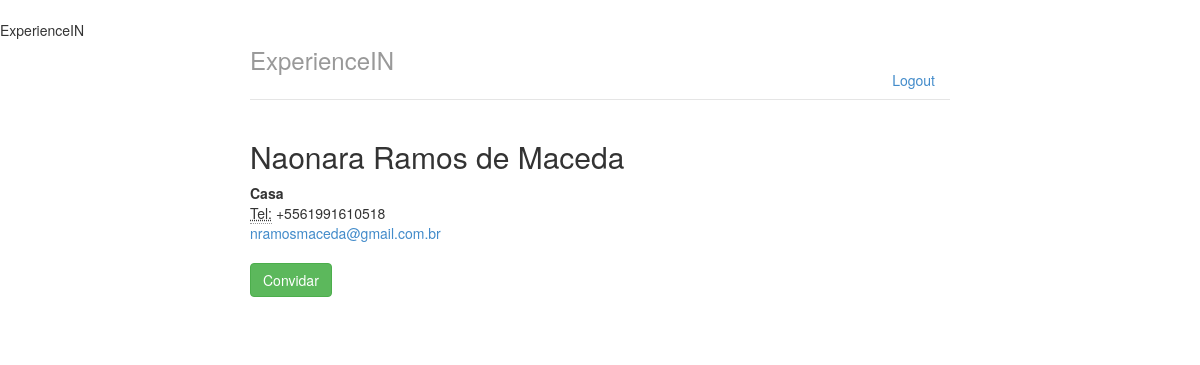
The app's page /perfis/2 (signed in) with its own data.
### perfis/models.py (models this page shows, shortened)
class Perfil(models.Model):
	nome = models.CharField(max_length=255, null = False)
	telefone = models.CharField(max_length=15, null = False)
	nome_empresa = models.CharField(max_length=255, null = False)
	contatos = models.ManyToManyField('self')
	usuario = models.OneToOneField(User, on_delete=models.CASCADE, related_name='perfil')
	@property
	def email(self):
	    return self.usuario.email

### perfis/views.py (the view)
# urls.py: path('perfis/<int:perfil_id>', views.exibir, name='exibir'),
@login_required
def exibir(request, perfil_id):
	perfil = Perfil.objects.get(id=perfil_id)
	perfil_logado = get_perfil_logado(request)
	ja_e_contato  = perfil in perfil_logado.contatos.all()
	return render(request, 'perfil.html', {'perfil':perfil, 'ja_e_contato':ja_e_contato})

### perfis/views.py (called while the page is built)
@login_required
def get_perfil_logado(request):
	return request.user.perfil

### perfis/templates/perfil.html
{% extends "base.html" %}
{% block body %}
<div class="row">
    <div class="col-lg-12">
        <h2 style="margin-top:0">{{perfil.nome}}</h2>
	<address>
	   <strong>{{perfil.nome_empresa}}</strong><br>
	    <abbr title="Telefone">Tel:</abbr> {{perfil.telefone}}<br>
	    <a href="mailto:{{perfil.email}}">{{perfil.email}}</a>
	</address>
    {% if ja_e_contato %}
        <div class="well well-sm">Vocês já estão conectados!</div>
    {% else %}
        <a href="{% url 'convidar' perfil.id %}" class="btn btn-success" role="button">Convidar</a>
    {% endif %}
    </div>
</div>
{% endblock %}

### perfis/static/static/styles/main.css (style rules this page uses)
body { padding-top: 20px; padding-bottom: 20px; }

### records on screen
Perfil: nome "Naonara Ramos de Maceda", nome_empresa "Casa", telefone "+5561991610518", email "nramosmaceda@gmail.com.br"
